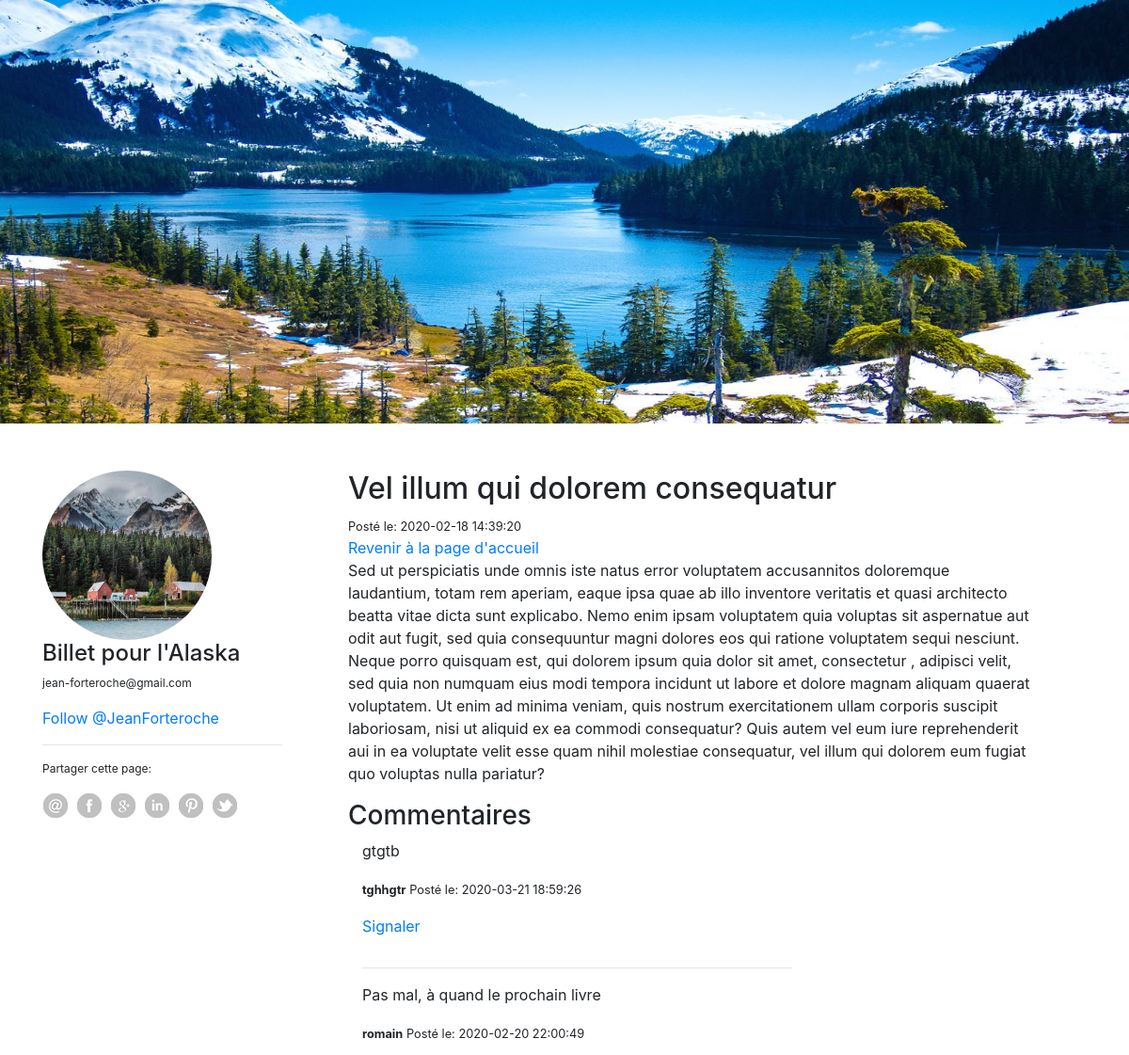
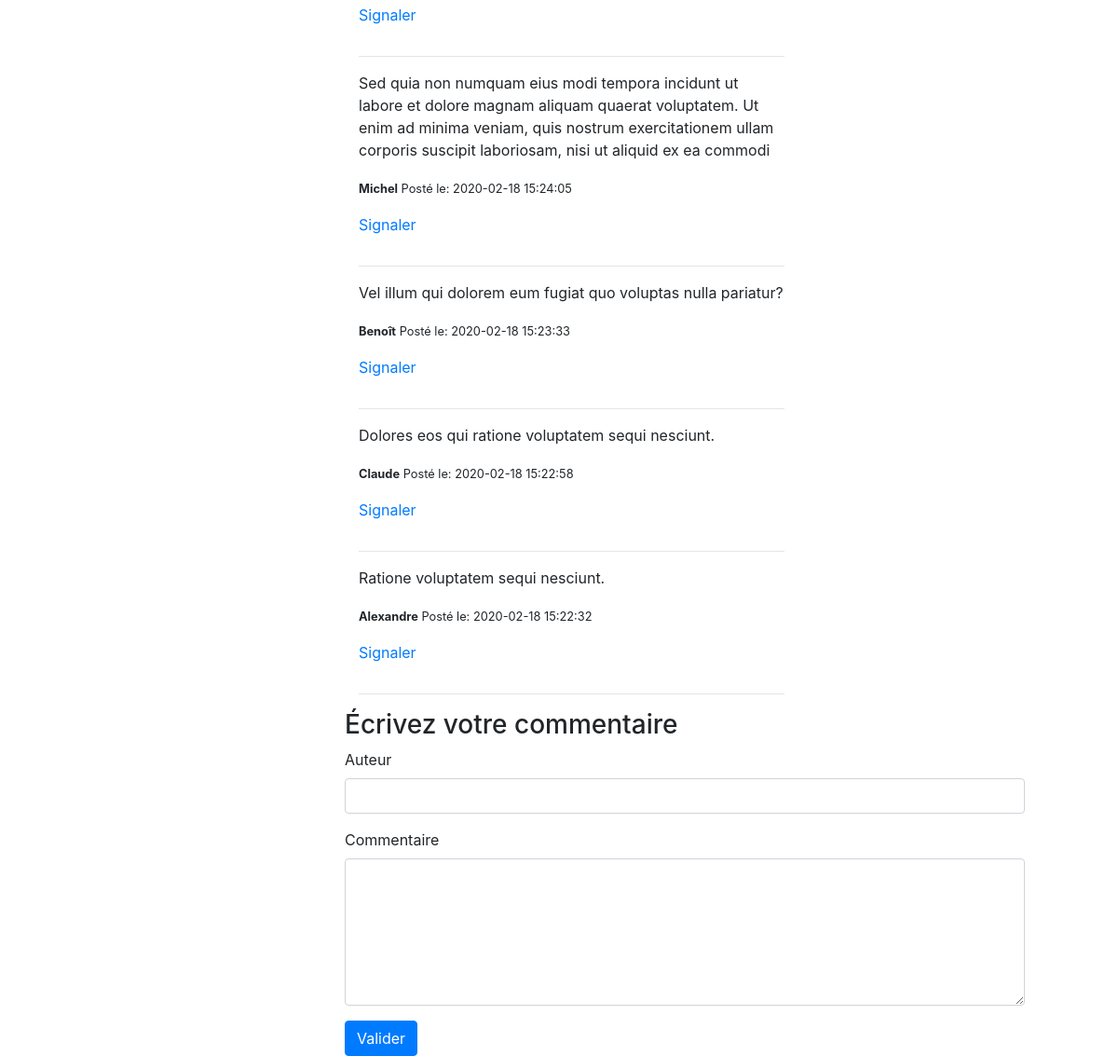
The page /index.php?route=post&id=42 on the database its author committed (2 pictures, top to bottom).
### tables this page shows
CREATE TABLE IF NOT EXISTS `posts` (
  `id` int(11) NOT NULL AUTO_INCREMENT,
  `title` varchar(255) NOT NULL,
  `content` text NOT NULL,
  `creation_date` datetime NOT NULL,
  PRIMARY KEY (`id`)
);

CREATE TABLE IF NOT EXISTS `comments` (
  `id` int(11) NOT NULL AUTO_INCREMENT,
  `post_id` int(11) NOT NULL,
  `author` varchar(255) NOT NULL,
  `comment` text NOT NULL,
  `comment_date` datetime NOT NULL,
  `approved` tinyint(1) DEFAULT NULL,
  PRIMARY KEY (`id`)
);

### controllers/Frontend.php (called while the page is built, shortened)
<?php
class Frontend
{
  public function showPost()
  {
    $id = isset($_GET['id']) ? $_GET['id'] : null;
    $postManager = new PostManager();
    $commentManager = new CommentManager();
    $post = $postManager->getPost($id);
    $comments = $commentManager->getCommentsApproved($id);
    require 'View/Frontend/post.php';
  }
}

### app/Router.php (called while the page is built, shortened)
<?php
class Router
{
  public $routes = [];
  public function add($name, $value)
  {
    $this->routes[$name] = $value;
  }
  public function call($name)
  {
    $route = explode(':', $this->routes[$name]);
    $actionName = strtolower($route[1]);
    $controller = new $class;
    $controller->$actionName();
  }
}

### index.php (called while the page is built, shortened)
<?php
require __DIR__ . DIRECTORY_SEPARATOR . 'Autoloader.php';
$router = new Router();
$router->add('home', 'Frontend:listPosts');
$router->add('post', 'Frontend:showPost');
$router->add('addComment', 'Frontend:addComment');
$router->add('alert', 'Frontend:reportComment');
$router->add('login', 'Backend:loginAdmin');
$router->add('logout', 'Backend:logoutAdmin');
$router->add('admin', 'Backend:indexAdmin');
$router->add('posts', 'Backend:listPosts');
$router->add('createPost', 'Backend:createPost');
$router->add('updatePost', 'Backend:updatePost');
$router->add('deletePost', 'Backend:deletePost');
$router->add('approveComment', 'Backend:approveComment');
$router->add('rejectComment', 'Backend:rejectComment');
$router->add('comments', 'Backend:listComments');
$router->add('deleteComment', 'Backend:deleteComment');
$router->add('reports', 'Backend:listReports');
$router->add('approveReport', 'Backend:approveReport');
$router->add('rejectReport', 'Backend:rejectReport');
$route = isset($_GET['route']) ? $_GET['route']: 'home';
$router->call($route);

### Autoloader.php (called while the page is built, shortened)
<?php
class Autoloader
{
  static function autoload($class)
  {
    $paths = explode('\\', $class);
    $directory = strtolower($paths[0]);
    $className = ucfirst($paths[1]);
  }
}

### Model/Manager.php (called while the page is built, shortened)
<?php
class Manager
{
  public function __construct()
  {
    $this->db = new PDO(
      'mysql:host=localhost;dbname=projet-4_blog;charset=utf8',
      'root',
      '',
      [\PDO::ATTR_DEFAULT_FETCH_MODE => \PDO::FETCH_OBJ],
    );
  }
}

### Model/PostManager.php (called while the page is built, shortened)
<?php
class PostManager extends Manager
{
  public function getPost($id)
  {
    $req = $this->db->prepare("SELECT * FROM posts WHERE id = {$id}");
    $req->execute();
    return $req->fetch();
  }
}

### Model/CommentManager.php (called while the page is built, shortened)
<?php
class CommentManager extends Manager
{
  public function getCommentsApproved($id)
  {
    $req = $this->db->prepare(
      "SELECT c.*, rc.approved
      FROM comments AS c
      INNER JOIN posts AS p
        ON p.id = c.post_id
      LEFT JOIN reportcomments AS rc
        ON c.id = rc.comment_id
      WHERE p.id = ?
        AND c.approved = 1
      GROUP BY c.id
      HAVING rc.approved = 0
        OR rc.approved IS NULL
      ORDER BY c.id DESC"
    );
    $req->execute(array($id));
    return $req->fetchAll();
  }
}

### View/Frontend/post.php (the view, shortened to what this page needs)
<div id="profile" class="container">
  <div class="row">
    <div class="col-sm-3 profile">
      <aside class="aside">
        <img class="rounded-circle" id="image-alaska" src="img/alaska.jpg" alt="alaska-image">
        <h4>Billet pour l'Alaska</h4>
        <p>jean-forteroche@gmail.com</p>
        <a class="twitter-follow-button" href="https://twitter.com/JeanForteroche" data-show-count="true" data-size="large">
            Follow @JeanForteroche
          </a>
        <hr>
        <p>Partager cette page:</p>
        <ul class="clear-fix">
          <li><img src="img/social_icons/email.png" alt=""></li>
          <li><img src="img/social_icons/facebook.png" alt=""></li>
          <li><img src="img/social_icons/googleplus.png" alt=""></li>
          <li><img src="img/social_icons/linkedin.png" alt=""></li>
          <li><img src="img/social_icons/pinterest.png" alt=""></li>
          <li><img src="img/social_icons/twitter.png" alt=""></li>
        </ul>
      </aside>
    </div>
    <div id="col" class="col-sm-8">
      <article>
        <header class="titre-article">
          <h2><?= $post->title ?></h2>
        </header>
        <footer><small>Posté le: <?= $post->creation_date ?></small></footer>
        <a href="index.php?route=home">Revenir à la page d'accueil</a>
        <p>
          <?= $post->content ?>
        </p>
      </article>
      <h3>Commentaires</h3>
      <?php if(!empty($comments)):?>
          <div class="col-md-8">
            <?php foreach($comments as $comment): ?>
              <div id="myComment-<?= $comment->id; ?>">
                <p><?= nl2br($comment->comment) ?></p>
                <p><small><b><?= $comment->author ?></b> Posté le: <?= $comment->comment_date ?></small></p>
                <p><a href="#" data-toggle="modal" data-target="#myModal-<?= $comment->id; ?>">Signaler</a></p>
              </div>
              <hr />
              <?php endforeach ?>
          </div>
          <?php endif ?>
        <div class="row">
          <div class="col-md-12 formulaire">
            <form action="index.php?route=addComment&id=<?= $post->id ?>" method="post">
              <div class="form-group">
                <h3 class="write-comment">Écrivez votre commentaire</h3>
                <label for="author">Auteur</label>
                <input id="author" type="text" name="author" class="form-control" required>
              </div>
              <div class="form-group">
                <label for="comment">Commentaire</label>
                <textarea id="comment" name="comment" rows="6" cols="60" class="form-control" required></textarea>
              </div>
              <div>
                <button type="submit" class="btn btn-primary bouton">Valider</button>
              </div>
            </form>
          </div>
        </div>
    </div>
  </div>
</div>
  <?php require 'template_front.php'; ?>

### public/css/home.css (style rules this page uses)
html, body { height: 100%; }
.container { display: table; height: 30%; min-height: 30%; }
#image-alaska { height: 180px; width: 180px; }
.profile { margin-right: 40px; }
.profile aside p { font-size: 12px; }
.profile aside ul li { float: left; margin-right: 8px; }
.profile aside ul { list-style: none; padding: 0px; }

### rows shown on the page
posts: title "Vel illum qui dolorem consequatur", creation_date "2020-02-18 14:39:20", content "Sed ut perspiciatis unde omnis iste natus error voluptatem accusannitos doloremque laudantium, totam rem aperiam, eaque ipsa quae ab illo inventore veritatis et quasi architecto beatta vitae dicta sunt explicabo. Nemo enim ipsam voluptatem quia voluptas sit aspernatue aut odit aut fugit, sed quia consequuntur magni dolores eos qui ratione voluptatem sequi nesciunt. Neque porro quisquam est, qui dolorem ipsum quia dolor sit amet, consectetur , adipisci velit, sed quia non numquam eius modi tempora incidunt ut labore et dolore magnam aliquam quaerat voluptatem. Ut enim ad minima veniam, quis nostrum exercitationem ullam corporis suscipit laboriosam, nisi ut aliquid ex ea commodi consequatur?…"
comments: comment "gtgtb", author "tghhgtr", comment_date "2020-03-21 18:59:26"
comments: comment "Pas mal, à quand le prochain livre", author "romain", comment_date "2020-02-20 22:00:49"
comments: comment "Sed quia non numquam eius modi tempora incidunt ut labore et dolore magnam aliquam quaerat voluptatem. Ut enim ad minima veniam, quis nostrum exercitationem ullam corporis suscipit laboriosam, nisi ut aliquid ex ea commodi", author "Michel", comment_date "2020-02-18 15:24:05"
comments: comment "Vel illum qui dolorem eum fugiat quo voluptas nulla pariatur?", author "Benoît", comment_date "2020-02-18 15:23:33"
comments: comment "Dolores eos qui ratione voluptatem sequi nesciunt.", author "Claude", comment_date "2020-02-18 15:22:58"
comments: comment "Ratione voluptatem sequi nesciunt.", author "Alexandre", comment_date "2020-02-18 15:22:32"
